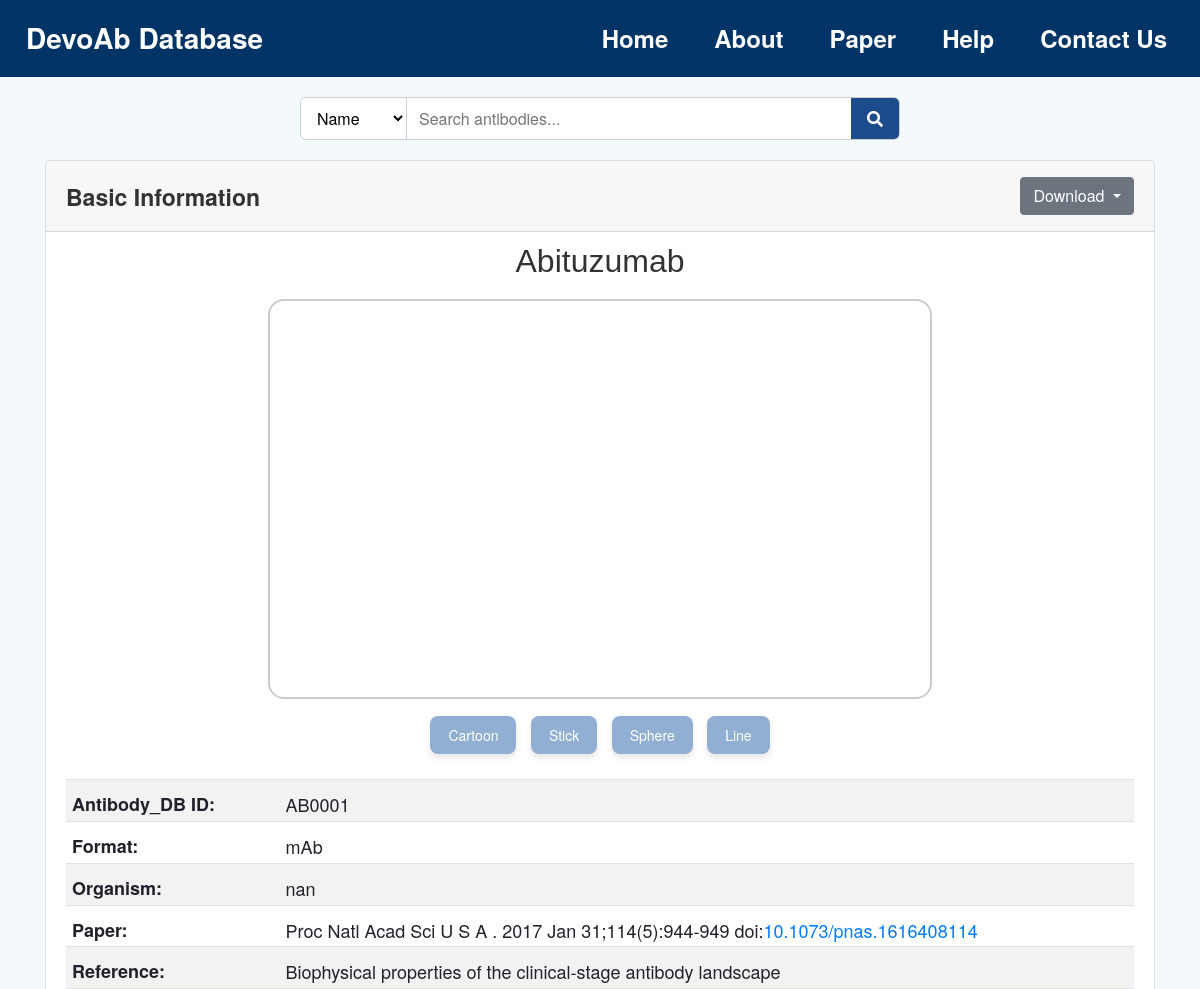
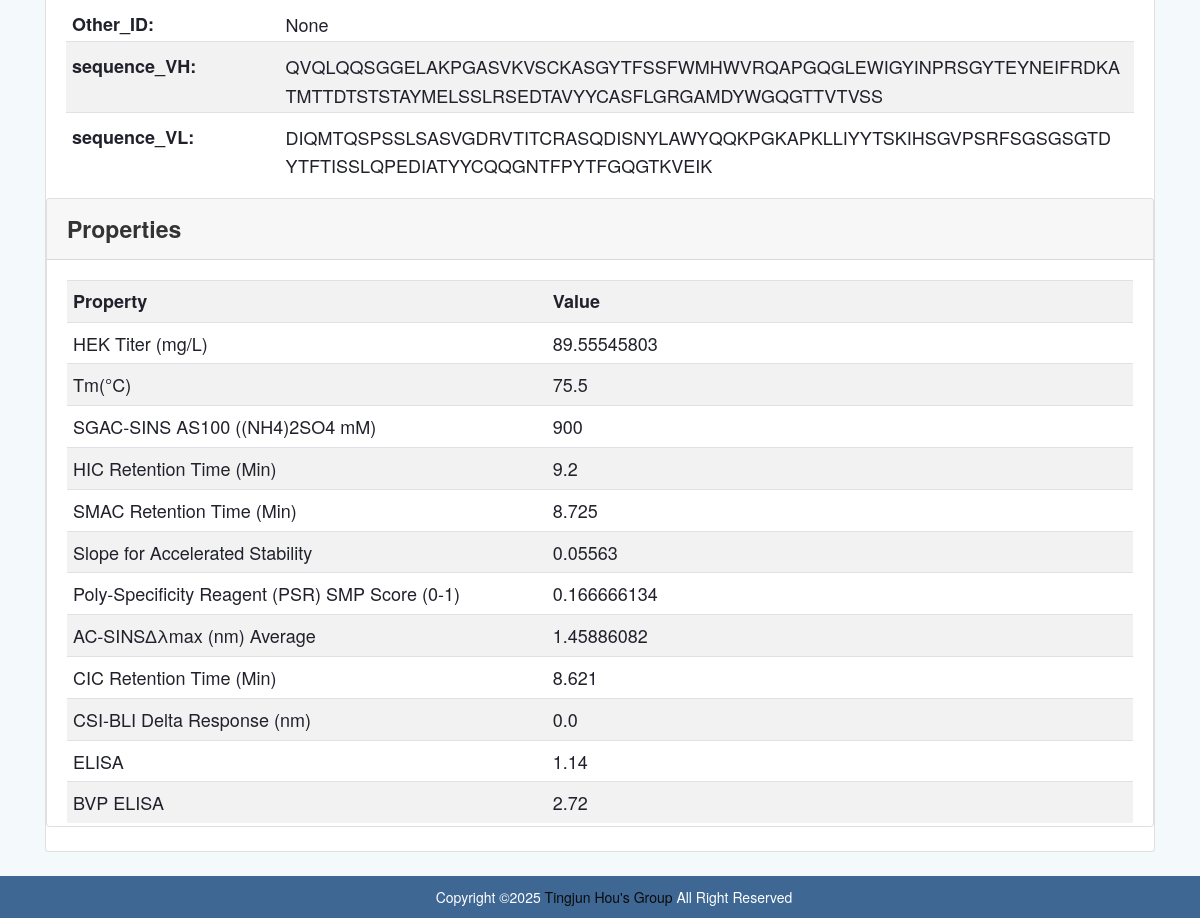
Page /antibody/AB0001 on the committed database (2 pictures, top to bottom).
### blog/models.py (models this page shows, shortened)
class Antibody(models.Model):
    id_db=models.TextField(null=True, blank=True)
    name=models.CharField(max_length=255)
    date = models.IntegerField(null=True, blank=True)
    paper=models.TextField()
    reference=models.TextField()
    doi=models.URLField()
    format=models.TextField(null=True, blank=True)
    other_id=models.TextField(null=True, blank=True)
    organism=models.TextField(null=True, blank=True)
    sequence=models.JSONField(null=True, blank=True)

class AntibodyProperty(models.Model):
    antibody = models.ForeignKey(Antibody, on_delete=models.CASCADE, related_name='property_list')
    property_name = models.CharField(max_length=255)
    value = models.CharField(max_length=255)
    assay = models.CharField(max_length=255, null=True, blank=True)

### blog/views.py (the view)
# urls.py: path('antibody/<str:id_db>', views.antibody_detail, name='antibody_detail'),
def antibody_detail(request,id_db):
    antibody=get_object_or_404(Antibody, id_db=id_db)
    sequence= antibody.sequence
    pdb_url = None
    properties = antibody.property_list.all()
    pdb_filename = f"{id_db}_tfold_ab.pdb"
    pdb_path = os.path.join(settings.MEDIA_ROOT, 'pdb', pdb_filename)
    pdb_url = urljoin(settings.MEDIA_URL, f'pdb/{pdb_filename}')
    if not os.path.exists(pdb_path):
        os.makedirs(os.path.dirname(pdb_path), exist_ok=True)
    return render(request, 'blog/antibody_detail.html',{
        'antibody':antibody,
        'pdb_url': pdb_url,
        'properties': properties,
    })

### blog/templatetags/string_fliters.py (called while the page is built)
@register.filter
def split_ids(value):
    if isinstance(value, str) and ':' in value:
        prefix, ids = value.split(':', 1)
        return {'type': prefix.strip(), 'ids': [x.strip() for x in ids.split('/')]}
    return {'type': 'Unknown', 'ids': []}

### templates/blog/antibody_detail.html (shortened to what this page needs)
{% extends 'base.html'%}
{% load string_fliters %}
{% block search %}
<form method="get" action="{% url 'blog:antibody_search' %}" style="max-width: 600px; margin: 0 auto; padding: 20px 0;">
    <div style="display: flex; border: 1px solid #ccc; border-radius: 6px; overflow: hidden;">
        <select name="type"
            style="
                border: none;
                padding: 8px 12px;
                font-size: 16px;
                background-color: white;
                border-right: 1px solid rgba(157, 169, 179, 0.52);
                outline: none;
            ">
            <option value="name" {% if request.GET.type == "name" %}selected{% endif %}>Name</option>
        </select>
        <input type="text" name="q" value="{{ request.GET.q }}" placeholder="Search antibodies..."
               style="flex: 1; border: none; padding: 8px 12px; font-size: 16px; outline: none;">
        <button type="submit" style="background-color: #1b4b8a; border: none; padding: 0 16px; display: flex; align-items: center; justify-content: center;">
            <i class="fas fa-search" style="color: white; font-size: 16px;"></i>
        </button>
    </div>
</form>
{% endblock search %}
{% block main %}
<div class="container">
    <div class="block" id="information1">
            <div class="row">
                <div class="col-lg-12">
                    <div class="card mb-4">
                        <div class="card-header py-3 d-flex justify-content-between align-items-center">
                            <h6 class="m-0 font-weight-bold" style="font-size: 23px">Basic Information</h6>
                                <div class="dropdown">
                                        <button class="btn btn-secondary dropdown-toggle" type="button" id="downloadDropdown" data-toggle="dropdown" aria-haspopup="true" aria-expanded="false">
                                            Download
                                        </button>
                                </div>
                        </div>
                        <h2 style="text-align: center; font-family: sans-serif; margin-top:10px; ">{{ antibody.name}}</h2>
                            <div style="display: flex; justify-content: center; align-items: center; margin-top: 10px;">
                                <div style="border: 2px solid #ccc; border-radius: 16px; padding: 8px; width: 60%; max-width: 700px;">
                                    <div id="viewer_simple" style="width: 100%; height: 380px; position: relative;"></div>
                                </div>
                            </div>
                            <div style="text-align: center; margin-top: 12px;">
                                <button class="style-btn" onclick="setCartoon()">Cartoon</button>
                                <button class="style-btn" onclick="setStick()">Stick</button>
                                <button class="style-btn" onclick="setSphere()">Sphere</button>
                                <button class="style-btn" onclick="setLine()">Line</button>
                            </div>
                        <div class="card-body" style="font-size: 18px; padding-bottom: 0px">
                            <table class="table table-striped" style="color: #20212b; width: 100%; table-layout: fixed; word-break: break-all; word-wrap: break-word">
                                <tr>
                                    <th style="width:20%; padding-top: 10px; padding-bottom: 2px; padding-left: 6px">
                                        Antibody_DB ID:</th>
                                    <td style="width:80%; padding-top: 10px; padding-bottom: 2px; padding-left: 6px">
                                        {{antibody.id_db}}</td>
                                </tr>
                                 <tr>
                                    <th style="width:20%; padding-top: 10px; padding-bottom: 2px; padding-left: 6px">
                                        Format:</th>
                                    <td style="width:80%; padding-top: 10px; padding-bottom: 2px; padding-left: 6px">
                                        {{antibody.format}}</td>
                                </tr>
                                <tr>
                                    <th style="width:20%; padding-top: 10px; padding-bottom: 2px; padding-left: 6px">
                                        Organism:</th>
                                    <td style="width:80%; padding-top: 10px; padding-bottom: 2px; padding-left: 6px">
                                        {{antibody.organism}}</td>
                                </tr>
                                <tr>
                                    <th style="width:20%; padding-top: 10px; padding-bottom: 2px; padding-left: 6px">
                                        Paper:</th>
                                    <td style="width:80%; padding-top: 10px; padding-bottom: 2px; padding-left: 6px">
                                        {{antibody.paper}} doi:<a href="https://doi.org/{{ antibody.doi }}" target="_blank">{{ antibody.doi }}</a></td>
                                </tr>
                                <tr>
                                    <th style="width:20%; padding-top: 10px; padding-bottom: 2px; padding-left: 6px">
                                        Reference:</th>
                                    <td style="width:80%; padding-top: 10px; padding-bottom: 2px; padding-left: 6px">
                                        {{antibody.reference}}</td>
                                </tr>
                                <tr>
                                    <th style="width:20%; padding-top: 10px; padding-bottom: 2px; padding-left: 6px">
                                        Other_ID:</th>
                                    <td style="width:80%; padding-top: 10px; padding-bottom: 2px; padding-left: 6px">
                                        {% with antibody.other_id|split_ids as id_data %}
                                        {% if id_data.type == "PDB" %}
                                            {% for pid in id_data.ids %}
                                                <a href="https://www.rcsb.org/structure/{{ pid }}" target="_blank">{{ id_data.type }}:{{ pid }}</a>{% if not forloop.last %}, {% endif %}
                                            {% endfor %}
                                        {% elif id_data.type == "EMBL Genbank" %}
                                            {% for eid in id_data.ids %}
                                                <a href="https://www.ebi.ac.uk/ena/browser/view/{{ eid }}" target="_blank">{{ id_data.type }}:{{ eid }}</a>{% if not forloop.last %}, {% endif %}
                                            {% endfor %}
                                         {% else %}
                                            None
                                        {% endif %}
                                    {% endwith %}
                                    </td>
                                </tr>
                                {% for region, seq in antibody.sequence.items %}
                                    <tr>
                                        <th style="width:20%; padding-top: 10px; padding-bottom: 2px; padding-left: 6px">
                                            {{ region }}:</th>
                                        <td style="width:80%; padding-top: 10px; padding-bottom: 2px; padding-left: 6px">
                                            {{ seq }}</td>
                                    </tr>
                                {% endfor %}
                            </table>
                        </div>
            <div class="row">
                <div class="col-lg-12" style="padding-bottom: 0px;">
                    <div class="card mb-4">
                        <div class="card-header py-3 margin">
                            <h6 class="m-0 font-weight-bold" style="font-size: 23px"> Properties</h6>
                        </div>
                            <div class="card-body" style="font-size: 18px; padding-bottom: 0px">
                                <table class="table table-striped" style="color: #20212b; margin-bottom: 3px">
                                    <tr>
                                        <th style="padding: 6px; width:45%">Property</th>
                                        <th style="padding: 6px; width:25%">Value</th>
                                         <th style="padding: 6px; width:30%"></th>
                                    </tr>
                                    {% for item in antibody.property_list.all %}
                                        <tr>
                                            <td style="padding: 6px; font-weight: 500;">{{ item.property_name }}</td>
                                            <td style="padding: 6px; font-weight: 500;">{{ item.value }}</td>
                                            <td style="padding: 6px; font-weight: 500;">
                                            </td>
                                        </tr>
                                    {% endfor %}
                                </table>
                            </div>
                    </div>
                </div>
            </div>
    </div>
</div>
{% endblock main %}

### templates/base.html (shortened to what this page needs)
{% load static%}
<!DOCTYPE html>
<html lang="en">
<head>
    <link rel="stylesheet" href="https://cdn.jsdelivr.net/npm/bootstrap@4.1.3/dist/css/bootstrap.min.css" />
    <link rel="stylesheet" href="{% static 'blog/css/style.css' %}">
    <link rel="stylesheet" href="https://cdnjs.cloudflare.com/ajax/libs/font-awesome/5.15.4/css/all.min.css">
    <link rel="stylesheet" href="https://unpkg.com/molstar/build/viewer/molstar.css" />
</head>
<body>
     <header>
        <div class="header-container">
            <nav class="navbar">
                <div class="navbar-brand"><a href="http://127.0.0.1:8000/" style="color: #ffffff;">DevoAb Database</a></div>
                <ul>
                    <li>
                        <a class="nav-link" href="{% url 'blog:index' %}">Home</a>
                    </li>
                    <li>
                        <a class="nav-link" href="/about/">About</a>
                    </li>
                    <li>
                        <a class="nav-link" href="/paper/">Paper</a>
                    </li>
                    <li>
                        <a class="nav-link" href="/help/">Help</a>
                    </li>
                    <li>
                        <a class="nav-link" href="/contact/">Contact Us</a>
                    </li>
                </ul>
                </div>
  </header>
    <main>
        {% block search %}
        {% endblock search %}
        {% block main %}
        {% endblock main%}
    </main>
  <footer>
    <p>Copyright &copy;2025 <a href="http://cadd.zju.edu.cn/" style="color:hsl(0, 0.00%, 4.30%)">Tingjun Hou's Group </a> All Right Reserved </p>
  </footer>
</body>
</html>

### blog/static/blog/css/style.css (style rules this page uses)
* { margin:0; padding: 0; box-sizing: border-box; }
body { font-family: Helvetica Neue, sans-serif; line-height: 1.6; color: #333333; display: grid; }
header { background-color: #ffffff; color: hsl(0, 0%, 4%); text-align: center; }
main { padding: 0; background-color: #f4f9fc; }
footer { text-align: center; background-color: hsl(211, 41%, 41%); color: white; padding: 10px 0; }
footer p { font-size: 14px; margin: 0; }
button { border: 0; margin: 0; padding: 0; cursor: pointer; }
.navbar-brand { font-size: 28px; padding: 0.5rem 1rem; height: auto; float: left; }
.navbar { background-color: #003366; padding: .5rem 10px; font-size: 16px; color: #333; font-weight: bold; transition: color 0.3s; color: #04327e; }
.nav-link { display: block; padding: 0.5rem 0.5rem; font-size: 24px; }
.navbar ul { display: flex; justify-content: flex-end; align-items: center; list-style: none; padding: 0; margin: 0; }
.navbar ul li { margin: 0 15px; }
.navbar ul li a { text-decoration: none; color: #ffffff; font-weight: bold; transition: color 0.3s ease; }
p { text-indent: 2em; font-size: 18px; margin-bottom: 0; }

### templates/blog/antibody_detail.html (style rules this page uses)
.style-btn { background-color:rgb(144, 175, 210); color: white; border: none; padding: 8px 18px; margin: 5px; border-radius: 8px; cursor: pointer; box-shadow: 0 4px 6px rgba(0, 0, 0, 0.1); transition: background-color 0.3s ease, transform 0.2s ease; font-size: 14px; }

### rows in the picture
Antibody: name "Abituzumab", id_db "AB0001", format "mAb", organism "nan", paper "Proc Natl Acad Sci U S A . 2017 Jan 31;114(5):944-949", doi "10.1073/pnas.1616408114", reference "Biophysical properties of the clinical-stage antibody landscape"
AntibodyProperty: property_name "HEK Titer (mg/L)", value "89.55545803"
AntibodyProperty: property_name "Tm(°C)", value "75.5"
AntibodyProperty: property_name "SGAC-SINS AS100 ((NH4)2SO4 mM)", value "900"
AntibodyProperty: property_name "HIC Retention Time (Min)", value "9.2"
AntibodyProperty: property_name "SMAC Retention Time (Min)", value "8.725"
AntibodyProperty: property_name "Slope for Accelerated Stability", value "0.05563"
AntibodyProperty: property_name "Poly-Specificity Reagent (PSR) SMP Score (0-1)", value "0.166666134"
AntibodyProperty: property_name "AC-SINS∆λmax (nm) Average", value "1.45886082"
AntibodyProperty: property_name "CIC Retention Time (Min)", value "8.621"
AntibodyProperty: property_name "CSI-BLI Delta Response (nm)", value "0.0"
AntibodyProperty: property_name "ELISA", value "1.14"
AntibodyProperty: property_name "BVP ELISA", value "2.72"

### other values in the picture
{{ region }} "sequence_VH" "sequence_VL"
{{ seq }} "QVQLQQSGGELAKPGASVKVSCKASGYTFSSFWMHWVRQAPGQGLEWIGYINPRSGYTEYNEIFRDKATMTTDTSTSTAYMELSSLRSEDTAVYYCASFLGRGAMDYWGQGTTVTVSS" "DIQMTQSPSSLSASVGDRVTITCRASQDISNYLAWYQQKPGKAPKLLIYYTSKIHSGVPSRFSGSGSGTDYTFTISSLQPEDIATYYCQQGNTFPYTFGQGTKVEIK"
